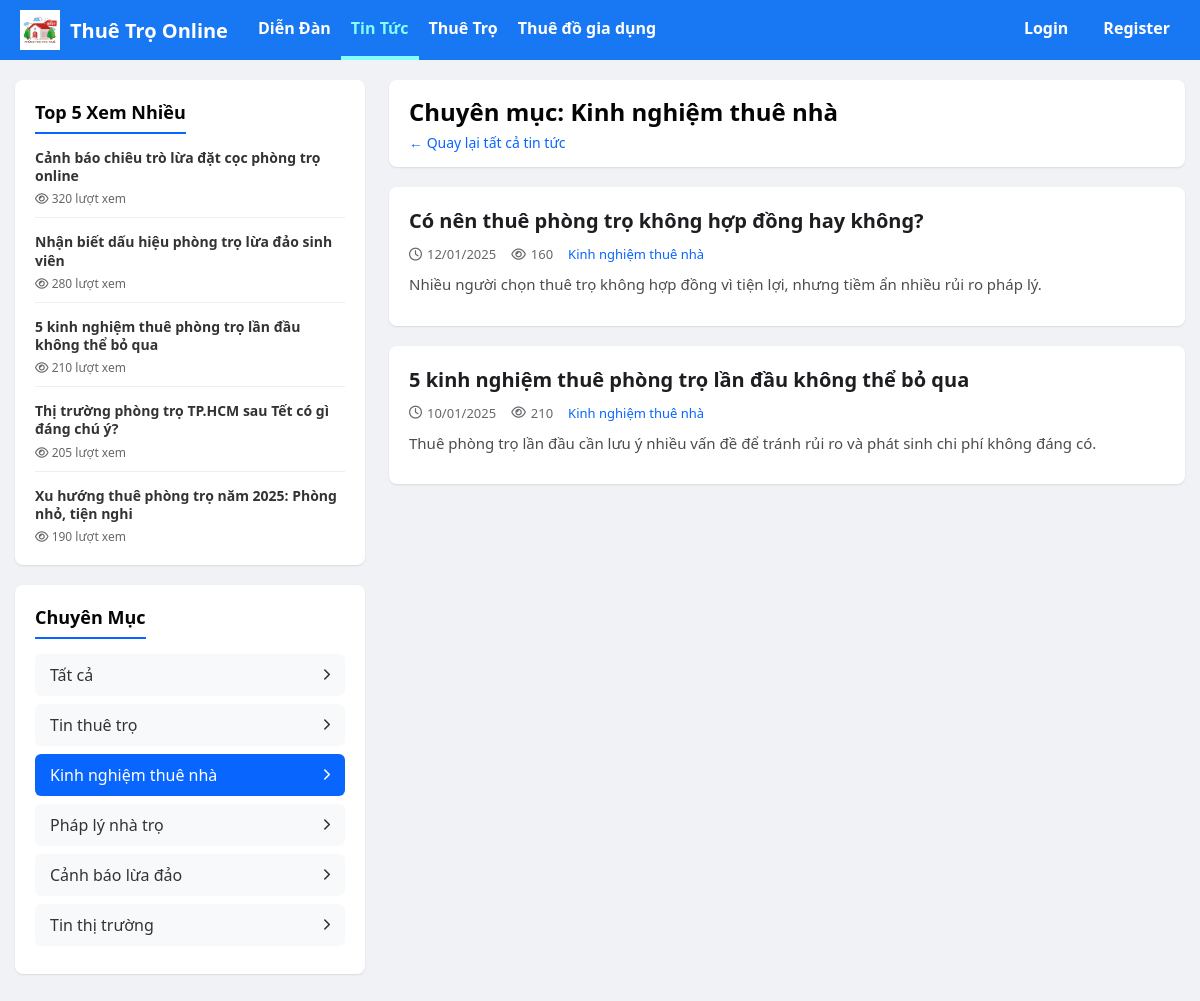
The app's page /news.php?category=Kinh+nghiệm+thuê+nhà with its own data.
### tables this page shows
CREATE TABLE news (
    id INT AUTO_INCREMENT PRIMARY KEY,
    title VARCHAR(255) NOT NULL COMMENT 'Tiêu đề tin',
    slug VARCHAR(255) NOT NULL UNIQUE COMMENT 'Slug SEO',
    image_url VARCHAR(255) DEFAULT NULL COMMENT 'Ảnh đại diện tin',
    category VARCHAR(100) NOT NULL COMMENT 'Thể loại tin tức',
    summary TEXT COMMENT 'Mô tả ngắn',
    content LONGTEXT NOT NULL COMMENT 'Nội dung chi tiết',
    views INT DEFAULT 0 COMMENT 'Lượt xem',
    created_at DATETIME DEFAULT CURRENT_TIMESTAMP COMMENT 'Ngày đăng',
    INDEX idx_category (category),
    INDEX idx_views (views)
);

### public/news.php (the view, shortened to what this page needs)
<?php
require_once __DIR__ . '/../config/db.php';
try {
    $stmtTop = $pdo->query("SELECT * FROM news ORDER BY views DESC LIMIT 5");
    $topNews = $stmtTop->fetchAll();
} catch (PDOException $e) {
    $topNews = [];
}
$category = isset($_GET['category']) ? $_GET['category'] : null;
$newsList = [];
try {
    $page = isset($_GET['page']) ? (int)$_GET['page'] : 1;
    $limit = 10;
    $offset = ($page - 1) * $limit;
    if ($category) {
        $stmtList = $pdo->prepare("SELECT * FROM news WHERE category = :category ORDER BY created_at DESC LIMIT :limit OFFSET :offset");
        $stmtList->bindParam(':limit', $limit, PDO::PARAM_INT);
        $stmtList->bindParam(':offset', $offset, PDO::PARAM_INT);
        $stmtList->bindParam(':category', $category);
        $stmtList->execute();
    } else {
        $stmtList = $pdo->prepare("SELECT * FROM news ORDER BY created_at DESC LIMIT :limit OFFSET :offset");
        $stmtList->bindParam(':limit', $limit, PDO::PARAM_INT);
        $stmtList->bindParam(':offset', $offset, PDO::PARAM_INT);
        $stmtList->execute();
    }
    $newsList = $stmtList->fetchAll();
} catch (PDOException $e) {
    $newsList = [];
}
$categories = [
    'Tin thuê trọ',
    'Kinh nghiệm thuê nhà',
    'Pháp lý nhà trọ',
    'Cảnh báo lừa đảo',
    'Tin thị trường'
];
?>
<!doctype html>
<html lang="vi">
<head>
    <link rel="stylesheet" href="/assets/css/style.css">
    <link rel="stylesheet" href="https://cdnjs.cloudflare.com/ajax/libs/font-awesome/6.4.0/css/all.min.css">
</head>
<body>
<?php include __DIR__ . '/includes/header.php'; ?>
<div class="container">
    <aside>
        <div class="sidebar-card">
            <div class="sidebar-title">Top 5 Xem Nhiều</div>
            <div class="top-news-list">
                <?php if (count($topNews) > 0): ?>
                    <?php foreach ($topNews as $item): ?>
                        <a href="/news-detail.php?id=<?= $item['id'] ?>" class="top-news-item">
                            <div class="top-news-info">
                                <h4><?= htmlspecialchars($item['title']) ?></h4>
                                <div class="top-news-views"><i class="fa-regular fa-eye"></i> <?= number_format($item['views']) ?> lượt xem</div>
                            </div>
                        </a>
                    <?php endforeach; ?>
                <?php else: ?>
                    <p>Chưa có tin tức nào.</p>
                <?php endif; ?>
            </div>
        </div>
        <div class="sidebar-card">
            <div class="sidebar-title">Chuyên Mục</div>
            <ul class="category-list">
                <li class="category-item">
                    <a href="/news.php" class="category-link <?= !$category ? 'active' : '' ?>">
                        Tất cả <i class="fa-solid fa-chevron-right"></i>
                    </a>
                </li>
                <?php foreach ($categories as $cat): ?>
                    <li class="category-item">
                        <a href="/news.php?category=<?= urlencode($cat) ?>" class="category-link <?= $category === $cat ? 'active' : '' ?>">
                            <?= htmlspecialchars($cat) ?> <i class="fa-solid fa-chevron-right"></i>
                        </a>
                    </li>
                <?php endforeach; ?>
            </ul>
        </div>
    </aside>
    <main>
        <div class="news-header">
            <?php if ($category): ?>
                <h1>Chuyên mục: <?= htmlspecialchars($category) ?></h1>
                <a href="/news.php" style="font-size: 14px; text-decoration: none; color: var(--primary-color); margin-top: 5px; display:block;">&larr; Quay lại tất cả tin tức</a>
            <?php else: ?>
                <h1>Tin Tức Mới Nhất</h1>
            <?php endif; ?>
        </div>
        <div class="news-list">
            <?php if (count($newsList) > 0): ?>
                <?php foreach ($newsList as $news): ?>
                    <article class="news-item">
                        <div class="news-content">
                            <h2 class="news-title">
                                <a href="/news-detail.php?id=<?= $news['id'] ?>"><?= htmlspecialchars($news['title']) ?></a>
                            </h2>
                            <div class="news-meta">
                                <span><i class="fa-regular fa-clock"></i> <?= date('d/m/Y', strtotime($news['created_at'])) ?></span>
                                <span><i class="fa-regular fa-eye"></i> <?= number_format($news['views']) ?></span>
                                <span style="color: var(--primary-color); font-weight: 500;"><?= htmlspecialchars($news['category']) ?></span>
                            </div>
                            <div class="news-summary">
                                <?= htmlspecialchars($news['summary']) ?>
                            </div>
                        </div>
                    </article>
                <?php endforeach; ?>
            <?php endif; ?>
        </div>
    </main>
</div>
<?php if (file_exists(__DIR__ . '/includes/footer.php')) include __DIR__ . '/includes/footer.php'; ?>
</body>
</html>

### public/assets/css/style.css (style rules this page uses)
body { font-family: Arial, sans-serif; margin: 16px; }

### public/news.php (style rules this page uses)
:root { --bg-color: #f0f2f5; --card-bg: #ffffff; --primary-color: #0866ff; --text-color: #050505; --secondary-text: #65676b; --divider: #ced0d4; }
body { font-family: 'Segoe UI', Helvetica, Arial, sans-serif; background-color: var(--bg-color); margin: 0; padding: 0; color: var(--text-color); }
.container { max-width: 1200px; margin: 20px auto; padding: 0 15px; display: grid; grid-template-columns: 350px 1fr; gap: 24px; }
aside { position: sticky; top: 20px; height: fit-content; }
.sidebar-card { background: var(--card-bg); border-radius: 8px; box-shadow: 0 1px 2px rgba(0, 0, 0, 0.1); padding: 20px; margin-bottom: 20px; }
.sidebar-title { font-size: 18px; font-weight: 700; margin-bottom: 15px; border-bottom: 2px solid var(--primary-color); padding-bottom: 8px; display: inline-block; }
.top-news-item { display: block; margin-bottom: 15px; border-bottom: 1px solid #eee; padding-bottom: 10px; text-decoration: none; color: inherit; }
.top-news-item:last-child { border-bottom: none; margin-bottom: 0; padding-bottom: 0; }
.top-news-info h4 { margin: 0 0 5px 0; font-size: 14px; font-weight: 600; line-height: 1.3; color: #333; }
.top-news-views { font-size: 12px; color: var(--secondary-text); }
.category-list { list-style: none; padding: 0; margin: 0; }
.category-item { margin-bottom: 8px; }
.category-link { display: block; padding: 10px 15px; background: #f8f9fa; border-radius: 6px; text-decoration: none; color: #333; font-weight: 500; transition: all 0.2s; display: flex; justify-content: space-between; align-items: center; }
.category-link:hover, .category-link.active { background: var(--primary-color); color: white; }
.category-link i { font-size: 12px; }
.news-header { background: white; padding: 15px 20px; border-radius: 8px; margin-bottom: 20px; box-shadow: 0 1px 2px rgba(0,0,0,0.1); }
.news-header h1 { margin: 0; font-size: 24px; }
.news-item { background: var(--card-bg); border-radius: 8px; box-shadow: 0 1px 2px rgba(0, 0, 0, 0.1); padding: 20px; margin-bottom: 20px; transition: transform 0.2s; }
.news-content { display: flex; flex-direction: column; }
.news-title { font-size: 20px; font-weight: 700; margin: 0 0 10px 0; line-height: 1.4; }
.news-title a { text-decoration: none; color: #1c1e21; }
.news-meta { font-size: 13px; color: var(--secondary-text); margin-bottom: 10px; display: flex; align-items: center; gap: 15px; }
.news-meta span { display: flex; align-items: center; gap: 5px; }
.news-summary { font-size: 15px; color: #4b4c4f; line-height: 1.5; margin-bottom: 10px; }

### records on screen
news: title "Cảnh báo chiêu trò lừa đặt cọc phòng trọ online", views "320"
news: title "Nhận biết dấu hiệu phòng trọ lừa đảo sinh viên", views "280"
news: title "5 kinh nghiệm thuê phòng trọ lần đầu không thể bỏ qua", views "210", created_at "10/01/2025", category "Kinh nghiệm thuê nhà", summary "Thuê phòng trọ lần đầu cần lưu ý nhiều vấn đề để tránh rủi ro và phát sinh chi phí không đáng có."
news: title "Thị trường phòng trọ TP.HCM sau Tết có gì đáng chú ý?", views "205"
news: title "Xu hướng thuê phòng trọ năm 2025: Phòng nhỏ, tiện nghi", views "190"
news: title "Có nên thuê phòng trọ không hợp đồng hay không?", created_at "12/01/2025", views "160", category "Kinh nghiệm thuê nhà", summary "Nhiều người chọn thuê trọ không hợp đồng vì tiện lợi, nhưng tiềm ẩn nhiều rủi ro pháp lý."

### other values on screen
$cat "Tin thuê trọ"
$cat "Kinh nghiệm thuê nhà"
$cat "Pháp lý nhà trọ"
$cat "Cảnh báo lừa đảo"
$cat "Tin thị trường"
$category "Kinh nghiệm thuê nhà"
